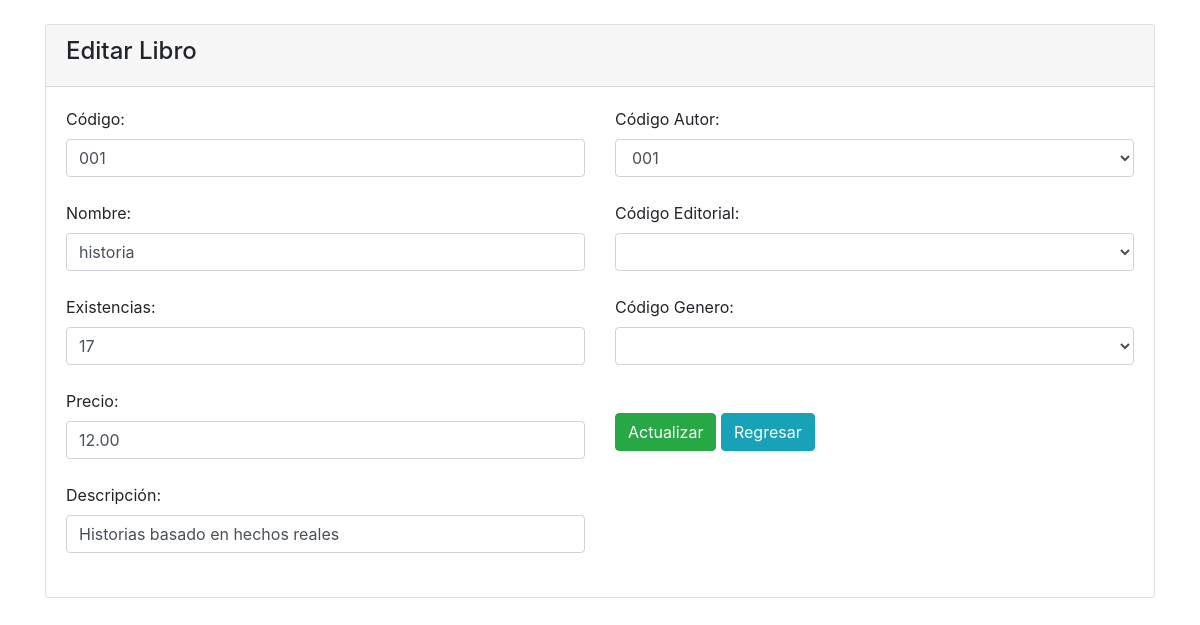
/editar_libro.php?codigoLibro=001, run on the app's committed database.
### tables this page shows
CREATE TABLE `libros` (
  `codigoLibro` varchar(10) NOT NULL,
  `nombreLibro` varchar(100) NOT NULL,
  `existencias` int(11) NOT NULL,
  `precio` double(18,2) NOT NULL,
  `codigoAutor` varchar(10) NOT NULL,
  `codigoEditorial` varchar(10) NOT NULL,
  `idGenero` int(11) NOT NULL,
  `descripcion` varchar(300) NOT NULL
);

### editar_libro.php (the view, shortened to what this page needs)
          <?php
           $codigoLibro = $_GET["codigoLibro"];
           $conn = OpenCon();
            $sentencia = $conn->prepare("SELECT * FROM libros WHERE codigoLibro = ?;");
            $sentencia->execute([$codigoLibro]);
           $row = $sentencia->fetch(PDO::FETCH_OBJ);
          ?>
<!doctype html>
<html lang="es">
  <head>
    <link rel="stylesheet" href="https://stackpath.bootstrapcdn.com/bootstrap/4.5.2/css/bootstrap.min.css">
    <link rel="stylesheet" href="https://use.fontawesome.com/releases/v5.12.1/css/all.css" />
  </head>
  <body>
    <br/>
    <div class="container">
        <div class="card">
            <div class="card-header">
                <h4>Editar Libro</h4>
            </div>
            <div class="card-body">
                <form action = "" method = "POST">
                <div class="row">
                <div class="col-lg-6">
                  <label>Código:</label>
                    <input type = "text" name = "codigoLibro" id = "codigoLibro" value="<?php echo $row->codigoLibro ?>" class="form-control" />
                    <br />
                    <label>Nombre:</label>
                    <input type = "text" name = "nombreLibro" id = "nombreLibro" value="<?php echo $row->nombreLibro ?>" class="form-control"/>
                    <br />
                    <label>Existencias:</label>
                    <input type = "number" name = "existencias" id = "existencias" value="<?php echo $row->existencias ?>" class="form-control"/>
                    <br />
                    <label>Precio:</label>
                    <input type = "number" name = "precio" id = "precio" value="<?php echo $row->precio ?>" class="form-control"/>
                    <br />
                    <label>Descripción:</label>
                    <input type = "text" name = "descripcion" id = "descripcion"  value="<?php echo $row->descripcion ?>"  class="form-control"/>
                    <br />
                   </div>
                   <div class="col-lg-6">
                   <label>Código Autor:</label>
                   <select name="codigoAutor" id="codigoAutor"   class="form-control" >
                      <option><?php echo $row->codigoAutor ?></option>
                      <?php
                    $sql = "SELECT * FROM autores";
                    foreach ($conn->query($sql) as $row){
                      echo '<option value="'.$row['codigoAutor'].'">'.$row['codigoAutor'].'</option>';
                    }?>
                    </select>
                    <br />
                    <label>Código Editorial:</label>
                    <select name="codigoEditorial" id="codigoEditorial" class="form-control">
                      <option><?php echo $row->codigoEditorial ?></option>
                      <?php
                    $sql = "SELECT * FROM editoriales";
                    foreach ($conn->query($sql) as $row){
                      echo '<option value="'.$row['codigoEditorial'].'">'.$row['codigoEditorial'].'</option>';
                    }?>
                    </select>
                    <br />
                    <label>Código Genero:</label>
                    <select name="idGenero" id="idGenero"  class="form-control">
                      <option ><?php echo $row->idGenero ?></option>
                      <?php
                    $sql = "SELECT * FROM generos";
                    foreach ($conn->query($sql) as $row){
                      echo '<option value="'.$row['idGenero'].'">'.$row['idGenero'].'</option>';
                    }?>
                    </select>
                    <br />
                    <br />
                    <input type = "Submit" value ="Actualizar" name = "submit" class="btn btn-success"/>
                    <a class="btn btn-info" href="listar_libros.php">Regresar</a>
                   </div>
                </div>
                </form>
            </div>
        </div>
    </div>
  </body>
</html>

### data on the page
libros: codigoLibro "001", nombreLibro "historia", existencias "17", precio "12.00", descripcion "Historias basado en hechos reales", codigoAutor "001"
